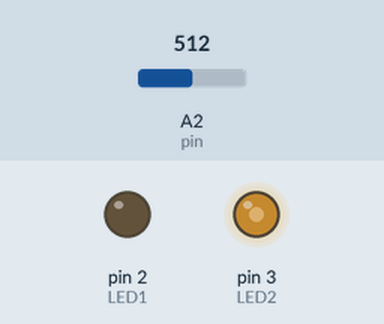
Recording of a sketch running on a simulated Arduino Uno, built with avr-gcc and run on an emulated ATmega328P. On the bench: output pins drawn as LEDs (lit = HIGH). The inputs (shaded band) are chosen by the test bench; at power-on: A2 (pin) = 512.

Above: at 1.2 s.
1.3 s: A2 (pin) set to 716
At 2.1 s:
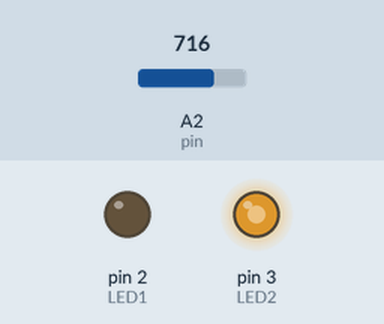
2.8 s: A2 (pin) set to 900
At 3.2 s:
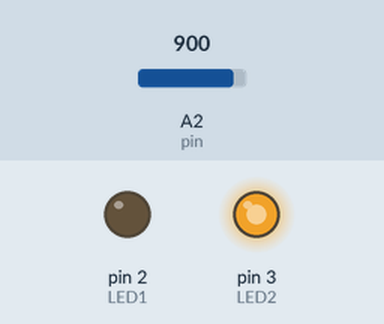
4.3 s: A2 (pin) set to 290
At 5.5 s:
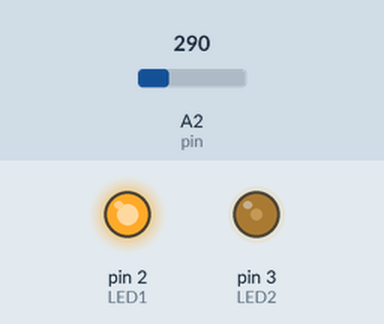
5.8 s: A2 (pin) set to 122
At 6.7 s:
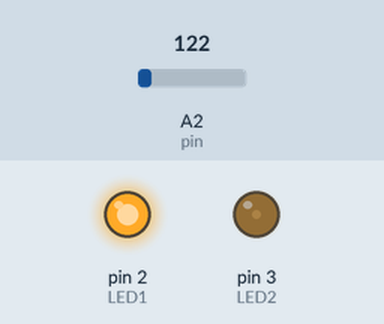
7.3 s: A2 (pin) set to 0
At 7.9 s:
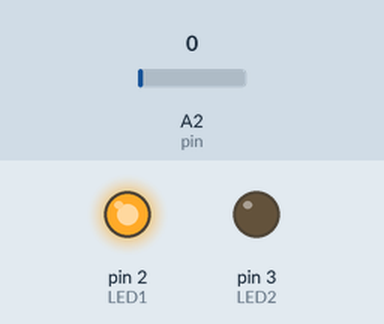
8.8 s: A2 (pin) set to 511
At 10.2 s:
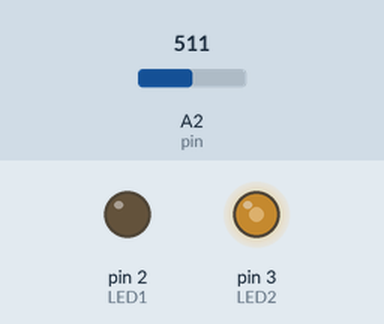
Timing chart, 0 to 11.3 s (numbered marks = the images above; inputs shaded):
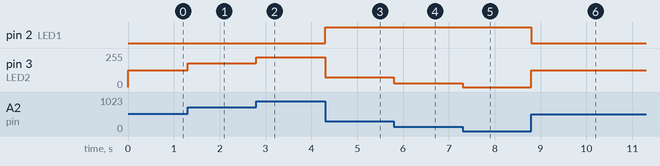

The sketch:

Map.ino
```cpp
int pin = A2 ;
int LED1 = 2;
int LED2 = 3;
int value ,control;
void setup() {
  // put your setup code here, to run once:
  pinMode(pin,INPUT);
  pinMode(LED1,OUTPUT);
  pinMode(LED2,OUTPUT);
  Serial.begin(9600);
}

void loop() {
  // put your main code here, to run repeatedly:
  // Serial.println(analogRead(pin));
  value = analogRead(pin);
  control = map(value,0,1023,0,255);
  analogWrite(LED2,control);

  if(value<300){
    digitalWrite(LED1,HIGH);
  }else{
    digitalWrite(LED1,LOW);
  }
}
```

Measured:
- after the input at 1.3 s, pin 3 (LED2): 127/255 → 178/255 at once
- after the input at 2.8 s, pin 3 (LED2): 178/255 → 224/255 at once
- after the input at 4.3 s, pin 2 (LED1): LOW → HIGH at once; pin 3 (LED2): 224/255 → 72/255 at once
- after the input at 5.8 s, pin 3 (LED2): 72/255 → 30/255 at once
- after the input at 7.3 s, pin 3 (LED2): 30/255 → 0/255 at once
- after the input at 8.8 s, pin 2 (LED1): HIGH → LOW at once; pin 3 (LED2): 0/255 → 127/255 at once
